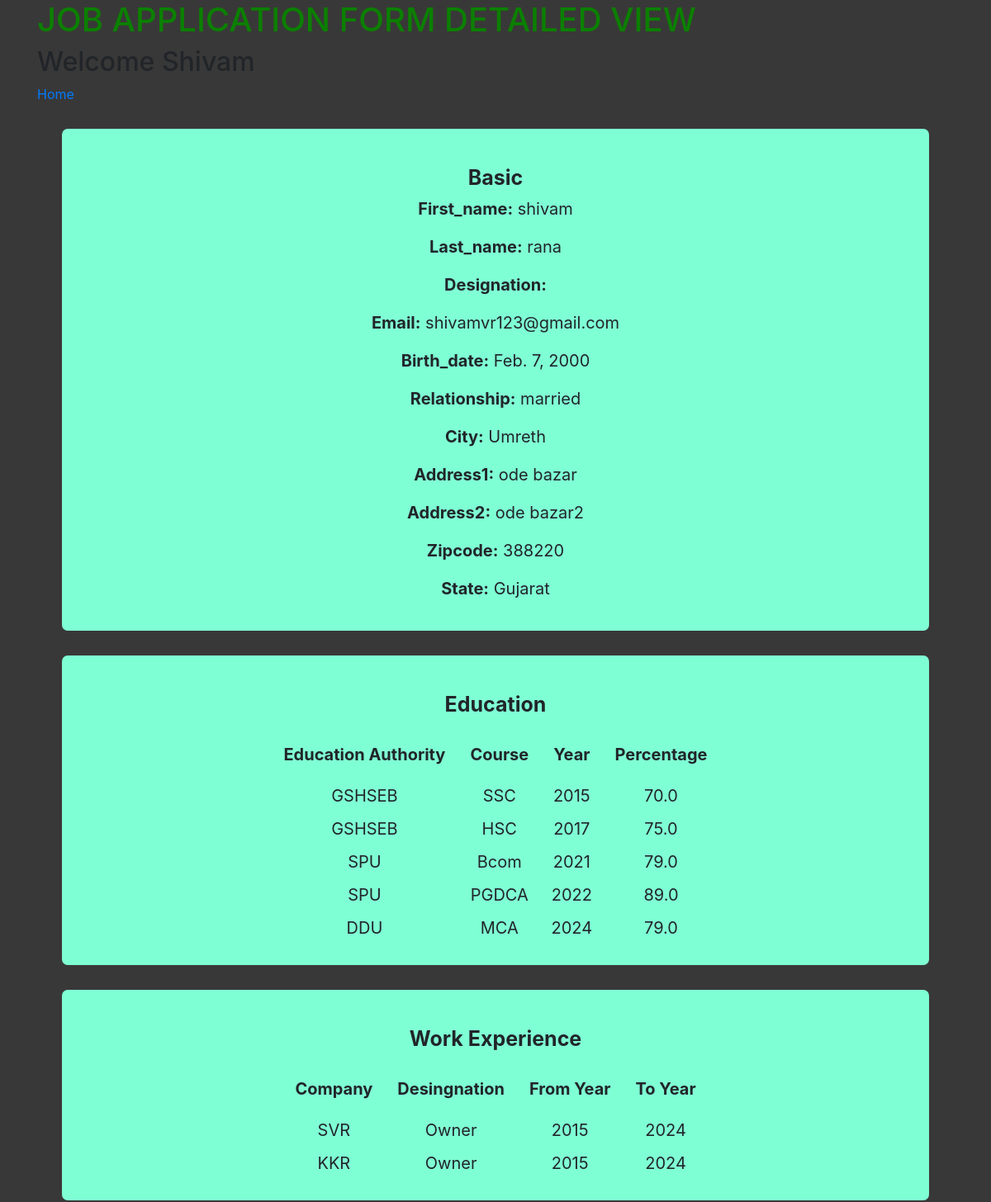
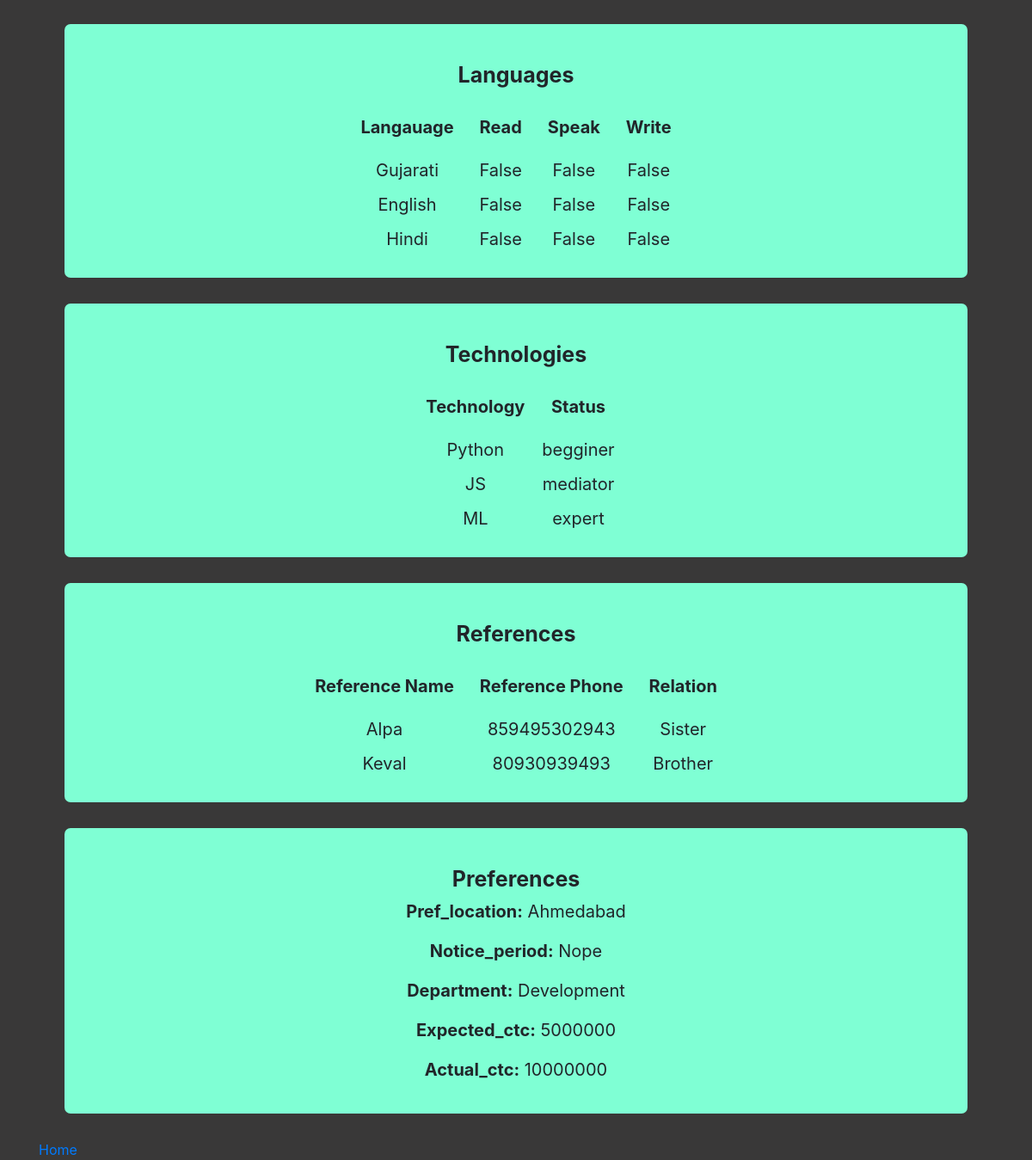
/detailed/1 (signed in), run on the app's committed database (2 pictures, top to bottom).
### JobApplicationApp/models.py (models this page shows, shortened)
class BasicDetails(models.Model):
    rel_status = (
        ("single", "single"),
        ("married", "married")
    )
    GENDER_CHOICES =(
        ('male','Male'),
        ('female','Female'),
    )
    user_id = models.ForeignKey(User, on_delete=models.CASCADE)
    first_name = models.CharField(max_length=50)
    last_name = models.CharField(max_length=50)
    designation = models.CharField(max_length=50, blank=True)
    email = models.EmailField()
    gender = models.CharField(max_length=10, choices=GENDER_CHOICES, null=True, blank=True)
    birth_date = models.DateField()
    relationship = models.CharField(max_length=15, choices=rel_status, null=True, blank=True)
    city = models.CharField(max_length=50)
    address1 = models.CharField(max_length=150)
    address2 = models.CharField(max_length=150, null=True, blank=True)
    zipcode = models.IntegerField()
    state = models.CharField(max_length=20, null=True, blank=True)

class EducationDetails(models.Model):
    form_id = models.ForeignKey(BasicDetails, on_delete=models.CASCADE)
    education_authority = models.CharField(max_length=100)
    course = models.CharField(max_length=30)
    passing_year = models.CharField(max_length=4)
    percentage = models.FloatField()

class WorkExperienceDetails(models.Model):
    form_id = models.ForeignKey(BasicDetails, on_delete=models.CASCADE)
    company = models.CharField(max_length=50)
    desingnation = models.CharField(max_length=50)
    from_year = models.CharField(max_length=4)
    to_year = models.CharField(max_length=4)

class LanguagesKnown(models.Model):
    form_id = models.ForeignKey(BasicDetails, on_delete=models.CASCADE)
    langauage = models.CharField(max_length=30)
    isread = models.BooleanField()
    isspeak = models.BooleanField()
    iswrite = models.BooleanField()

class TechnologiesKnown(models.Model):
    STATUS_CHOICE = (
        ("begginer", "Begginer"),
        ("mediator", "Mediator"),
        ("expert", "Expert")
    )
    form_id = models.ForeignKey(BasicDetails, on_delete=models.CASCADE)
    technology = models.CharField(max_length=30)
    status = models.CharField(max_length=10, choices=STATUS_CHOICE, null=True, blank=True)

class References(models.Model):
    form_id = models.ForeignKey(BasicDetails, on_delete=models.CASCADE)
    rname = models.CharField(max_length=30)
    rphone_number = models.CharField(validators=[phone_regex], max_length=17, blank=True)
    relation = models.CharField(max_length=30)

class Preferences(models.Model):
    form_id = models.OneToOneField(BasicDetails, on_delete=models.CASCADE)
    pref_location = models.CharField(max_length=50)
    notice_period = models.CharField(max_length=10)
    department = models.CharField(max_length=50)
    expected_ctc = models.IntegerField()
    actual_ctc = models.IntegerField()

### JobApplicationApp/views.py (the view)
# urls.py: path("detailed/<id>", views.detailedview, name="detailed"),
def detailedview(request, id):
    suser = request.session["username"]
    basicobj = BasicDetails.objects.filter(id=id).values()
    dbtbl = (EducationDetails, WorkExperienceDetails, LanguagesKnown,
             TechnologiesKnown, References, Preferences)
    nameset = ("education", "Work Experience", "languages",
               "technologies", "references", "preferences")
    dataset = {"basic": basicobj}
    cnt = 0
    for tbl in dbtbl:
        objset = tbl.objects.filter(form_id=id)
        dataset[nameset[cnt]] = objset.values()
        cnt += 1
    print(dataset["basic"][0]["first_name"])
    context = {
        "user": suser,
        "data": dataset
    }
    return render(request, "detailedview.html", context)

### templates/JobApplicationApp/detailedview.html (shortened to what this page needs)
{% extends "base.html" %}
{% load static %}
{% block body %}
    <h1> JOB APPLICATION FORM DETAILED VIEW</h1>
    <h2>Welcome {{user | capfirst}}</h2>
    <a href="{% url "home" %}">Home</a>
    {% for keytitle, valuesdata in data.items %}
    <div class="detailed">
        <br>
        <h4><b>{{keytitle | capfirst}}</b></h4>
        {% if keytitle == "education" %}
            <table>
                <thead>
                    <th>Education Authority</th>
                    <th>Course</th>
                    <th>Year</th>
                    <th>Percentage</th>
                <thead>
                <tbody>
        {% endif %}
        {% if keytitle == "Work Experience" %}
            <table>
                <thead>
                    <th>Company</th>
                    <th>Desingnation</th>
                    <th>From Year</th>
                    <th>To Year</th>
                <thead>
                <tbody>
        {% endif %}
        {% if keytitle == "languages" %}
            <table>
                <thead>
                    <th>Langauage</th>
                    <th>Read</th>
                    <th>Speak</th>
                    <th>Write</th>
                <thead>
                <tbody>
        {% endif %}
        {% if keytitle == "technologies" %}
            <table>
                <thead>
                    <th>Technology</th>
                    <th>Status</th>
                <thead>
                <tbody>
        {% endif %}
        {% if keytitle == "references" %}
            <table>
                <thead>
                    <th>Reference Name</th>
                    <th>Reference Phone</th>
                    <th>Relation</th>
                <thead>
                <tbody>
        {% endif %}
        {% for values in valuesdata.all %}
            {% for key, value in values.items %}
                {% if  key == "id" or key == "user_id_id" or key == "form_id_id" %}
                {% comment %}  {% endcomment %}
                {% else %}
                    {% if key in '("first_name", "last_name", "designation", "email", "birth_date", "city",  "address1", "address2", "zipcode", "state", "pref_location", "notice_period", "department", "expected_ctc", "actual_ctc")' or key == "relationship" %}
                        <p><b>{{key | capfirst}}:</b>  {{value}}</p>
                    {% elif key == "education_authority" %}
                        <tr><td>{{ values.education_authority }}</td> <td>{{ values.course }}</td><td>{{ values.passing_year }}</td><td>{{ values.percentage }}</td></p>
                    {% elif key == "company" %}
                        <tr><td>{{ values.company }}</td> <td>{{ values.desingnation }}</td><td>{{ values.from_year }}</td><td>{{ values.to_year }}</td></p>
                    {% elif key == "langauage" %}
                        <tr><td>{{ values.langauage }}</td> <td>{{ values.isread }}</td><td>{{ values.isspeak }}</td><td>{{ values.iswrite }}</td></p>
                    {% elif key == "technology" %}
                        <tr><td>{{ values.technology }}</td> <td>{{ values.status }}</td></p>
                    {% elif key == "rname" %}
                        <tr><td>{{ values.rname }}</td> <td>{{ values.rphone_number }}</td> <td>{{ values.relation }}</td></p>
                    {% endif %}
                {% endif %}
            {% endfor %}
        {% endfor %}
        </tbody>
    </table>
    </div>
    {% endfor  %}
    <a href="{% url "home" %}">Home</a>
{% endblock %}

### templates/JobApplicationApp/base.html (shortened to what this page needs)
{% load static %}
<!DOCTYPE html>
<html lang="en">
<head>
  <link rel="stylesheet" type="text/css" href="{% static "css/bootstrap/css/bootstrap.min.css" %}">
  <link rel="stylesheet" type="text/css" href="{% static "css/JobApplicationApp/css/style.css" %}">
</head>
<body>
  <div class="container">
    {% block body %}{% endblock %}
  </div>
</body>
</html>

### static/css/JobApplicationApp/css/style.css (style rules this page uses)
h1 { color:rgb(11, 128, 0); }
.detailed { background-color: aquamarine; padding: 20px; margin: 30px; text-align: center; }
body { background-color: rgb(57, 56, 56); }
.detailed table { margin: 5px auto; }
.detailed h4 { font-size: 25px; }
td, th { font-size: 20px; margin: 6px; padding: 5px; }
.detailed { border-radius: 7px; }
.detailed p { font-size: 20px; }
.listtablediv table td, th { margin: 5px; padding: 15px; }

### data on the page
BasicDetails: first_name "Shivam", key "First_name" "Last_name" "Designation" "Email" "Birth_date" "Relationship" "City" "Address1" "Address2" "Zipcode" "State", values "shivam" "rana" "shivamvr123@gmail.com" "Feb. 7, 2000" "married" "Umreth" "ode bazar" "ode bazar2" "388220" "Gujarat"
EducationDetails: education_authority "GSHSEB", course "SSC", passing_year "2015", percentage "70.0"
EducationDetails: education_authority "GSHSEB", course "HSC", passing_year "2017", percentage "75.0"
EducationDetails: education_authority "SPU", course "Bcom", passing_year "2021", percentage "79.0"
EducationDetails: education_authority "SPU", course "PGDCA", passing_year "2022", percentage "89.0"
EducationDetails: education_authority "DDU", course "MCA", passing_year "2024", percentage "79.0"
WorkExperienceDetails: company "SVR", desingnation "Owner", from_year "2015", to_year "2024"
WorkExperienceDetails: company "KKR", desingnation "Owner", from_year "2015", to_year "2024"
LanguagesKnown: langauage "Gujarati", isread "False", isspeak "False", iswrite "False"
LanguagesKnown: langauage "English", isread "False", isspeak "False", iswrite "False"
LanguagesKnown: langauage "Hindi", isread "False", isspeak "False", iswrite "False"
TechnologiesKnown: technology "Python", status "begginer"
TechnologiesKnown: technology "JS", status "mediator"
TechnologiesKnown: technology "ML", status "expert"
References: rname "Alpa", rphone_number "859495302943", relation "Sister"
References: rname "Keval", rphone_number "80930939493", relation "Brother"
Preferences: key "Pref_location" "Notice_period" "Department" "Expected_ctc" "Actual_ctc", values "Ahmedabad" "Nope" "Development" "5000000" "10000000"

### other printed values
{{ keytitle | capfirst }} "Basic" "Education" "Work Experience" "Languages" "Technologies" "References" "Preferences"
